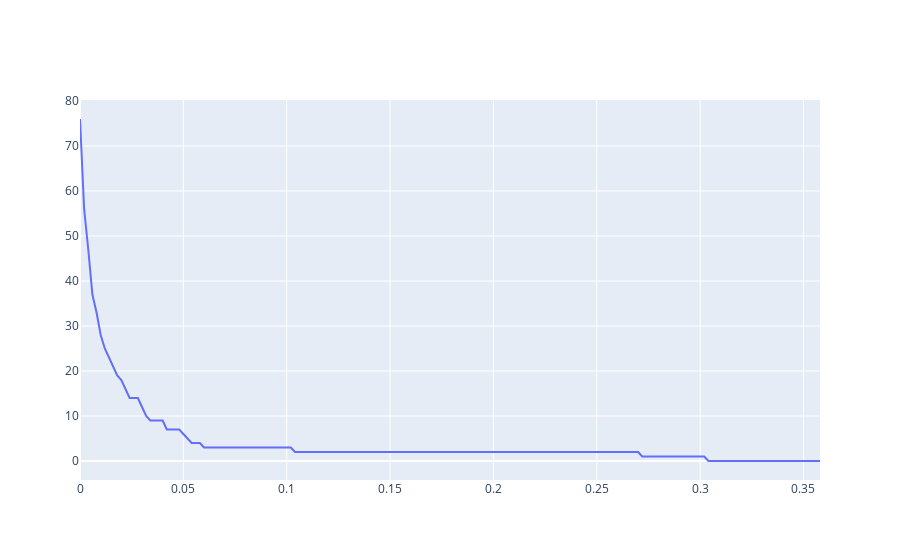

Source (notebook cell):
### Code cell
import plotly.graph_objects as go


fig = go.Figure(data=go.Scatter(x=t_array, y=counts))
fig.show()

### Figure 1 — Plotly figure (JSON) as saved in the notebook; plotly's stock layout.template omitted (floating-point values rounded to 4 significant figures; data arrays with more than 128 entries replaced by an {"elided": "..."} marker saying what was removed)
{"data": [{"type": "scatter", "x": {"elided": "180 float values"}, "y": {"elided": "180 int values"}}], "layout": {}}
